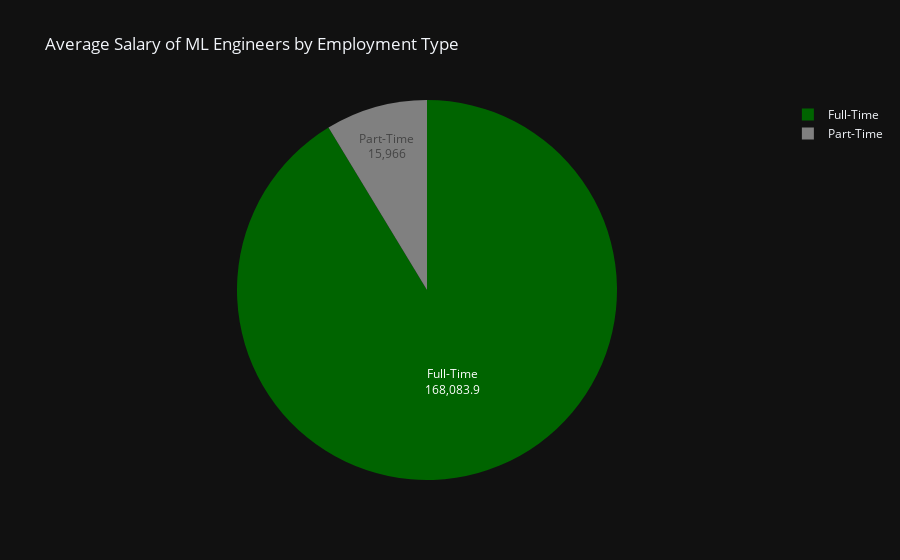

Notebook cell for this chart:
### Markdown cell above
Para los ML Engineer, que diferencia de salario hay entre full time y part time?

### Code cell
PT = df[(df["job_title"] == "ML Engineer") & (df["employment_type"] == "FT")]
FT = df[(df["job_title"] == "ML Engineer") & (df["employment_type"] == "PT")]

salary_PT = PT["salary_in_usd"].mean()
salary_FT = FT["salary_in_usd"].mean()

fig = go.Figure()
fig.add_trace(go.Pie(
    labels=['Full-Time', 'Part-Time'],
    values=[salary_PT, salary_FT],
    hoverinfo='label+percent+value',  # Shows label, percentage, and value on hover
    textinfo='label+value',  # Displays label and value directly on the chart
    marker=dict(colors=['darkgreen', 'gray']),  # Defines colors for the slices
))

fig.update_layout(
    title='Average Salary of ML Engineers by Employment Type',
    template='plotly_dark'  # Applies a dark theme to the chart
)
fig.show()

### Figure 1 — Plotly figure (JSON) as saved in the notebook; plotly's stock layout.template omitted (floating-point values rounded to 4 significant figures)
{"data": [{"hoverinfo": "label+percent+value", "labels": ["Full-Time", "Part-Time"], "marker": {"colors": ["darkgreen", "gray"]}, "textinfo": "label+value", "type": "pie", "values": [168100.0, 15966]}], "layout": {"title": {"text": "Average Salary of ML Engineers by Employment Type"}}}
